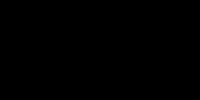
Frame 1 (no input)
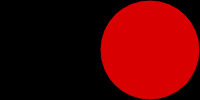
Frame 60 (no input)
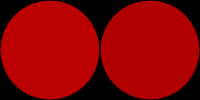
Frame 120 (the mouse pressed at the canvas centre since frame 60)

The p5.js sketch that drew these frames (run headless with seeded random() and noise() and a simulated clock; from frame 60 on, the mouse is pressed at the canvas centre):

// p5.js sketch
// ── sketch.js
function setup() {
  createCanvas(200, 100);
  ellipseMode(CORNERS);
  BPM = 135;
  fr = 60;
  frameRate(fr);
  T = int(fr / (BPM / 60));
  L = R = 0;
  Ltime = 6*T;
  Rtime = 2*T;
}


function draw() {
  background(0);
  if (frameCount % (3 * T) === 0) {
    L = Ltime;
  }
  if (frameCount % (1 * T) === 0) {
    R = Rtime;
  }

  if (L > 0) {
    fill(255, 0, 0, L * (255 / Ltime));
    ellipse(0, 0, width / 2, height);
    L--;
  }
  if (R > 0) {
    fill(255, 0, 0, R * (255 / Rtime));
    ellipse(width / 2, 0, width, height);
    R--;
  }
}
